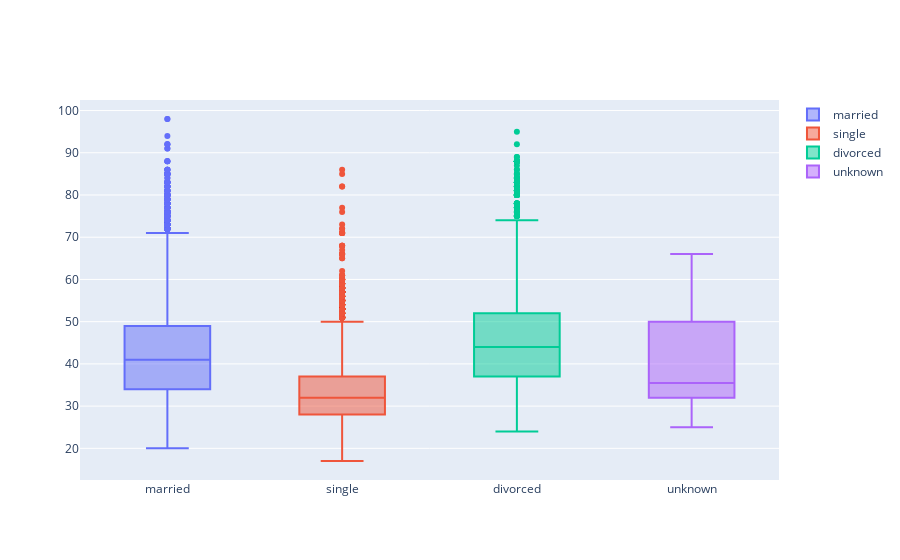

Source (notebook cell):
### Markdown cell above
**Plotly** can build the Box plot. Considering the differences in the client age depending on the family status

### Code cell
# Creating box plot with age and marital status category

data_status=[]

for status in df['marital'].unique():
    data_status.append(gp.Box(y=df[df.marital == status].age, name=status))
    
iplot(data_status, show_link=False)

### Figure 1 — Plotly figure (JSON) as saved in the notebook; plotly's stock layout.template omitted (floating-point values rounded to 4 significant figures; data arrays with more than 128 entries replaced by an {"elided": "..."} marker saying what was removed)
{"data": [{"name": "married", "type": "box", "y": {"elided": "24928 int values"}}, {"name": "single", "type": "box", "y": {"elided": "11568 int values"}}, {"name": "divorced", "type": "box", "y": {"elided": "4612 int values"}}, {"name": "unknown", "type": "box", "y": [58, 59, 57, 33, 32, 57, 37, 31, 32, 31, 50, 32, 37, 33, 33, 54, 37, 53, 58, 32, 33, 58, 52, 55, 45, 45, 34, 31, 31, 54, 49, 55, 41, 29, 29, 29, 36, 36, 49, 49, 50, 29, 35, 50, 49, 40, 50, 50, 33, 56, 38, 25, 25, 27, 34, 34, 38, 46, 45, 34, 34, 34, 34, 35, 35, 52, 30, 52, 29, 32, 37, 33, 27, 66, 66, 31, 31, 30, 30, 30]}], "layout": {"autosize": true, "xaxis": {"autorange": true, "range": [-0.5, 3.5], "type": "category"}, "yaxis": {"autorange": true, "range": [12.5, 102.5], "type": "linear"}}}
